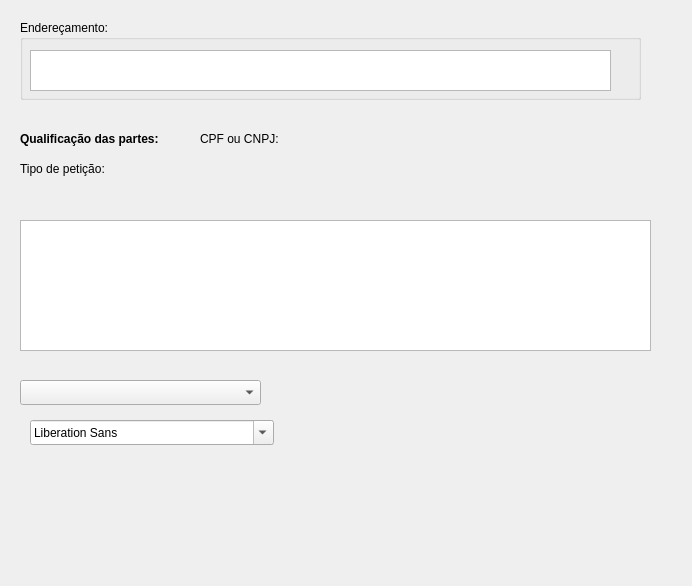
<?xml version="1.0" encoding="UTF-8"?>
<ui version="4.0">
 <class>peticoes</class>
 <widget class="QDialog" name="peticoes">
  <property name="geometry">
   <rect>
    <x>0</x>
    <y>0</y>
    <width>692</width>
    <height>586</height>
   </rect>
  </property>
  <property name="windowTitle">
   <string>Dialog</string>
  </property>
  <widget class="QTextBrowser" name="textBrowser">
   <property name="geometry">
    <rect>
     <x>20</x>
     <y>220</y>
     <width>631</width>
     <height>131</height>
    </rect>
   </property>
  </widget>
  <widget class="QLabel" name="label_2">
   <property name="geometry">
    <rect>
     <x>20</x>
     <y>130</y>
     <width>171</width>
     <height>17</height>
    </rect>
   </property>
   <property name="font">
    <font>
     <weight>75</weight>
     <bold>true</bold>
    </font>
   </property>
   <property name="text">
    <string>Qualificação das partes:</string>
   </property>
  </widget>
  <widget class="QLabel" name="label_3">
   <property name="geometry">
    <rect>
     <x>200</x>
     <y>130</y>
     <width>91</width>
     <height>17</height>
    </rect>
   </property>
   <property name="text">
    <string>CPF ou CNPJ:</string>
   </property>
  </widget>
  <widget class="QLabel" name="label_4">
   <property name="geometry">
    <rect>
     <x>20</x>
     <y>160</y>
     <width>121</width>
     <height>17</height>
    </rect>
   </property>
   <property name="text">
    <string>Tipo de petição:</string>
   </property>
  </widget>
  <widget class="QGroupBox" name="groupBox">
   <property name="geometry">
    <rect>
     <x>20</x>
     <y>20</y>
     <width>621</width>
     <height>80</height>
    </rect>
   </property>
   <property name="title">
    <string>Endereçamento:</string>
   </property>
   <widget class="QTextEdit" name="textEdit">
    <property name="geometry">
     <rect>
      <x>10</x>
      <y>30</y>
      <width>581</width>
      <height>41</height>
     </rect>
    </property>
   </widget>
  </widget>
  <widget class="QFontComboBox" name="fontComboBox">
   <property name="geometry">
    <rect>
     <x>30</x>
     <y>420</y>
     <width>244</width>
     <height>25</height>
    </rect>
   </property>
  </widget>
  <widget class="QComboBox" name="comboBox">
   <property name="geometry">
    <rect>
     <x>20</x>
     <y>380</y>
     <width>241</width>
     <height>25</height>
    </rect>
   </property>
  </widget>
 </widget>
 <resources/>
 <connections/>
</ui>
